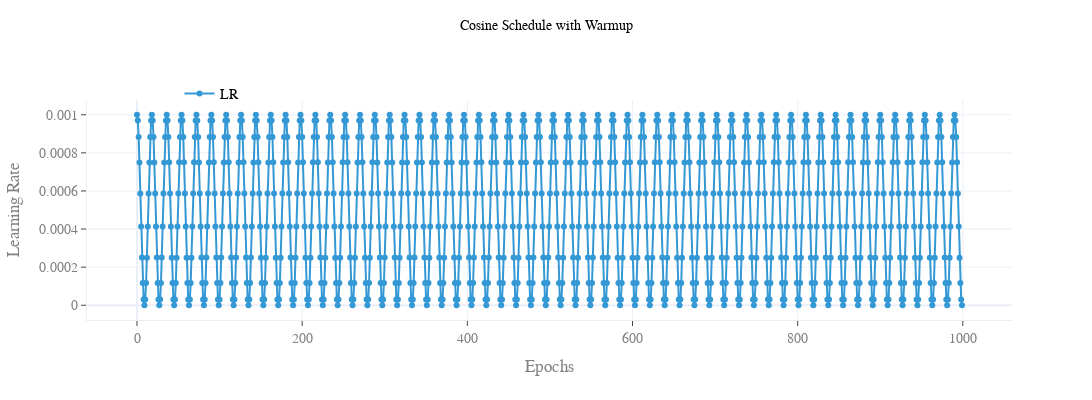

Notebook code cell kept with this figure:
### Code cell
def get_optimizer_params(model, type='s'):
    # differential learning rate and weight decay
    param_optimizer = list(model.named_parameters())
    learning_rate = 5e-5
    no_decay = ['bias', 'gamma', 'beta']
    if type == 's':
        optimizer_parameters = filter(lambda x: x.requires_grad, model.parameters())
    elif type == 'i':
        optimizer_parameters = [
            {'params': [p for n, p in model.roberta.named_parameters() if not any(nd in n for nd in no_decay)],
             'weight_decay_rate': 0.01},
            {'params': [p for n, p in model.roberta.named_parameters() if any(nd in n for nd in no_decay)],
             'weight_decay_rate': 0.0},
            {'params': [p for n, p in model.named_parameters() if "roberta" not in n],
             'lr': 1e-3,
             'weight_decay_rate':0.01}
        ]
    elif type == 'a':
        group1=['layer.0.','layer.1.','layer.2.','layer.3.']
        group2=['layer.4.','layer.5.','layer.6.','layer.7.']    
        group3=['layer.8.','layer.9.','layer.10.','layer.11.']
        group_all=['layer.0.','layer.1.','layer.2.','layer.3.','layer.4.','layer.5.','layer.6.','layer.7.','layer.8.','layer.9.','layer.10.','layer.11.']
        optimizer_parameters = [
            {'params': [p for n, p in model.roberta.named_parameters() if not any(nd in n for nd in no_decay) and not any(nd in n for nd in group_all)],'weight_decay_rate': 0.01},
            {'params': [p for n, p in model.roberta.named_parameters() if not any(nd in n for nd in no_decay) and any(nd in n for nd in group1)],'weight_decay_rate': 0.01, 'lr': learning_rate/2.6},
            {'params': [p for n, p in model.roberta.named_parameters() if not any(nd in n for nd in no_decay) and any(nd in n for nd in group2)],'weight_decay_rate': 0.01, 'lr': learning_rate},
            {'params': [p for n, p in model.roberta.named_parameters() if not any(nd in n for nd in no_decay) and any(nd in n for nd in group3)],'weight_decay_rate': 0.01, 'lr': learning_rate*2.6},
            {'params': [p for n, p in model.roberta.named_parameters() if any(nd in n for nd in no_decay) and not any(nd in n for nd in group_all)],'weight_decay_rate': 0.0},
            {'params': [p for n, p in model.roberta.named_parameters() if any(nd in n for nd in no_decay) and any(nd in n for nd in group1)],'weight_decay_rate': 0.0, 'lr': learning_rate/2.6},
            {'params': [p for n, p in model.roberta.named_parameters() if any(nd in n for nd in no_decay) and any(nd in n for nd in group2)],'weight_decay_rate': 0.0, 'lr': learning_rate},
            {'params': [p for n, p in model.roberta.named_parameters() if any(nd in n for nd in no_decay) and any(nd in n for nd in group3)],'weight_decay_rate': 0.0, 'lr': learning_rate*2.6},
            {'params': [p for n, p in model.named_parameters() if "roberta" not in n], 'lr':1e-3, "momentum" : 0.99},
        ]
    return optimizer_parameters

model = Net('roberta-base')
parameters = get_optimizer_params(model, 's')
kwargs = {
    'betas': (0.9, 0.999),
    'eps': 1e-08
}
optimizer = AdamW(parameters, lr=1e-3, **kwargs)
k =1000
epoch = 10
wamp_up = 0.1
num_warmup_steps = epoch * wamp_up
num_training_steps = epoch
scheduler = get_cosine_schedule_with_warmup(optimizer, num_warmup_steps=num_warmup_steps, num_training_steps=num_training_steps)

learning_rates = []
for i in range(k):
    optimizer.step()
    scheduler.step()
    learning_rates.append(optimizer.param_groups[0]["lr"])
trace = go.Scatter(
    x=np.arange(0, k, 1), 
    y=learning_rates, 
    texttemplate="%{y:.6f}",
    mode='markers+lines',
    name='LR',
    marker=dict(color='#3498d5'),
)
layout=get_default_layout('Cosine Schedule with Warmup')
go.Figure(data=[trace], layout=layout)

### Figure 1 — Plotly figure (JSON) as saved in the notebook; plotly's stock layout.template omitted (floating-point values rounded to 4 significant figures; data arrays with more than 128 entries replaced by an {"elided": "..."} marker saying what was removed)
{"data": [{"marker": {"color": "#3498d5"}, "mode": "markers+lines", "name": "LR", "texttemplate": "%{y:.6f}", "type": "scatter", "x": {"elided": "1000 int values"}, "y": {"elided": "1000 float values"}}], "layout": {"dragmode": "zoom", "font": {"color": "rgb(128, 128, 128)", "family": "Courier New", "size": 14}, "height": 400, "hoverlabel": {"font": {"family": "Courier New", "size": 14}}, "hovermode": "x", "legend": {"font": {"color": "black", "family": "Courier New", "size": 14}, "itemclick": "toggleothers", "orientation": "h", "x": 0.1, "y": 1.1}, "showlegend": true, "title": {"font": {"color": "black", "family": "Courier New", "size": 14}, "text": "Cosine Schedule with Warmup", "x": 0.5, "xanchor": "center", "y": 0.95, "yanchor": "top"}, "width": 1200, "xaxis": {"autorange": true, "gridwidth": 1, "range": [-60.06, 1059.0], "showgrid": true, "showline": true, "showticklabels": true, "tickangle": 0, "tickmode": "array", "ticks": "outside", "title": {"text": "Epochs"}, "type": "linear"}, "yaxis": {"autorange": true, "exponentformat": "none", "gridwidth": 1, "range": [-7.743e-05, 0.001077], "showgrid": true, "showline": true, "showticklabels": true, "tickangle": 0, "tickmode": "array", "ticks": "outside", "title": {"text": "Learning Rate"}, "type": "linear"}}}
